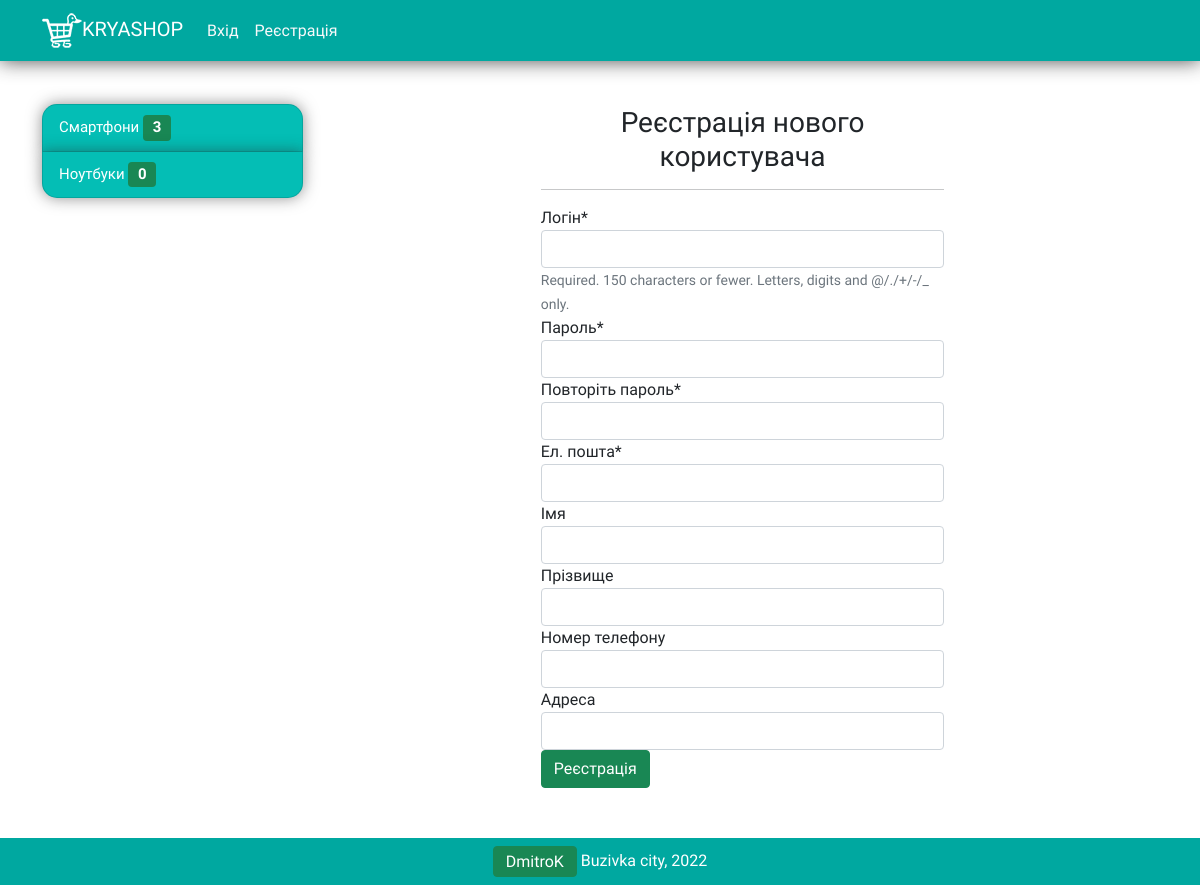
Page /registration/ on the committed database.
### Shop/models.py (models this page shows, shortened)
class Category(models.Model):
    name = models.CharField(max_length=100, verbose_name='Імя категорії')
    slug = models.SlugField(unique=True)
    class Meta:
        verbose_name = 'Категорія'
        verbose_name_plural = 'Категорії'
    def get_absolute_url(self):
        return reverse('category_detail', kwargs={'slug': self.slug})

### Shop/views.py (the view, shortened to what this page needs)
# urls.py: path('registration/', RegistrationView.as_view(), name='registration'),
class RegistrationView(CartMixin, View):
    def get(self, request, *args, **kwargs):
        form = RegistrationForm(request.POST or None)
        categories = Category.objects.all()
        context = {
            'form': form,
            'categories': categories,
            "cart": self.cart
        }
        return render(request, 'registration.html', context)

### Shop/forms.py (shortened to what this page needs)
class RegistrationForm(forms.ModelForm):
    password = forms.CharField(widget=forms.PasswordInput)
    confirm_password = forms.CharField(widget=forms.PasswordInput)
    phone = forms.CharField(required=False)
    address = forms.CharField(required=False)
    email = forms.EmailField(required=True)
    class Meta:
        model = User
        fields = (
            'username', 'password', 'confirm_password', 'email', 'first_name', 'last_name', 'phone', 'address'
        )
    def __init__(self, *args, **kwargs):
        super().__init__(*args, **kwargs)
        self.fields['username'].label = 'Логін'
        self.fields['password'].label = 'Пароль'
        self.fields['confirm_password'].label = 'Повторіть пароль'
        self.fields['email'].label = 'Ел. пошта'
        self.fields['first_name'].label = 'Імя'
        self.fields['last_name'].label = 'Прізвище'
        self.fields['phone'].label = 'Номер телефону'
        self.fields['address'].label = 'Адреса'

### Shop/mixins.py (called while the page is built)
    def dispatch(self, request, *args, **kwargs):
        if request.user.is_authenticated:
            customer = Customer.objects.filter(user=request.user).first()
            if not customer:
                customer = Customer.objects.create(
                    user=request.user
                )
            cart = Cart.objects.filter(owner=customer, in_order=False).first()
            if not cart:
                cart = Cart.objects.create(owner=customer)
        else:
            cart = Cart.objects.filter(for_anonymous_user=True).first()
            if not cart:
                cart = Cart.objects.create(for_anonymous_user=True)
        self.cart = cart
        return super().dispatch(request, *args, **kwargs)

### Shop/templates/registration.html (shortened to what this page needs)
{% extends 'base.html' %}
{% load crispy_forms_tags %}
{% block content %}
<div class="row" style="margin-bottom: 50px; margin-top: 50px;">
    <div class="col-md-6 offset-md-3">
        <h3 class="text-center">Реєстрація нового користувача</h3>
        <hr>
        <form action="" method="POST">
            {{form|crispy}}
            <input type="submit" class="btn btn-success" value="Реєстрація">
        </form>
    </div>
</div>
{% endblock %}

### Shop/templates/base.html (shortened to what this page needs)
{% load static %}
<!DOCTYPE html>
<html lang="en">
<head>
  <link href="https://cdn.jsdelivr.net/npm/bootstrap@5.0.2/dist/css/bootstrap.min.css" rel="stylesheet">
</head>
<body>
  <nav class="navbar navbar-expand-lg navbar-dark fixed-top" style="background-color: rgb(0, 168, 160);">
    <div class="container">
      <a class="navbar-brand" href="{% url 'base' %}"><img class="img-fluid" src="{% static 'logo.png' %}">KRYASHOP</a>
      <div class="collapse navbar-collapse" id="navbarSupportedContent">
        <ul class="navbar-nav me-auto mb-2 mb-lg-0">
          {% if not request.user.is_authenticated %}
          <li class="nav-item">
            <a class="nav-link text-light" href="{% url 'login' %}">Вхід</a>
          </li>
          <li class="nav-item">
            <a class="nav-link text-light" href="{% url 'registration' %}">Реєстрація</a>
          </li>
          {% endif %}
        </ul>
      </div>
    </div>
  </nav>
<div class="page">
  <div class="container">
    <div class="row">
      <div class="col-lg-3 mt-5">
        <div class="list-group category-div" >
          {% for category in categories %}
          <a href="{{ category.get_absolute_url }}" class="list-group-item category-a"><span style="font-size: 15px; text-decoration: none; color: white;">{{ category.name }} </span><span class="badge bg-success" style="font-size: 15px;">   {{ category.product_set.count }}   </span></a>
          {% endfor %}
        </div>
      </div>
      <div class="col-lg-9">
        {% block content %}{% endblock content %}
      </div>
    </div>
  </div>
  <footer class="py-2" style="background-color: rgb(0, 168, 160); margin-top: auto;">
    <div class="container">
      <p class="m-0 text-center text-white">
        <button type="button" class="btn btn-success" style="padding-top: 3px; padding-bottom: 2px;" data-bs-toggle="modal" data-bs-target="#aboutModal">
          DmitroK
        </button>
        Buzivka city, 2022
      </p>
    </div>
  </footer>
</div>
</body>
</html>

### Shop/templates/base.html (style rules this page uses)
.navbar-expand-lg { box-shadow: 0 0 20px rgba(33, 33, 33, 0.808); }
body { height: 100%; font-family: 'Comfortaa', cursive; }
.page { padding-top: 56px; overflow: hidden; display: flex; flex-direction: column; min-height: 100vh; }
.category-div { border-radius: 15px; }
.category-a { text-decoration: none; font-size: 14px; color: white; background-color: rgb(4, 190, 181); transition: .1s; box-shadow: 0 0 15px rgba(33,33,33,0.5); padding-top: 10px; padding-bottom: 10px; }

### rows in the picture
Category: name "Смартфони", product_set.count "3"
Category: name "Ноутбуки", product_set.count "0"
